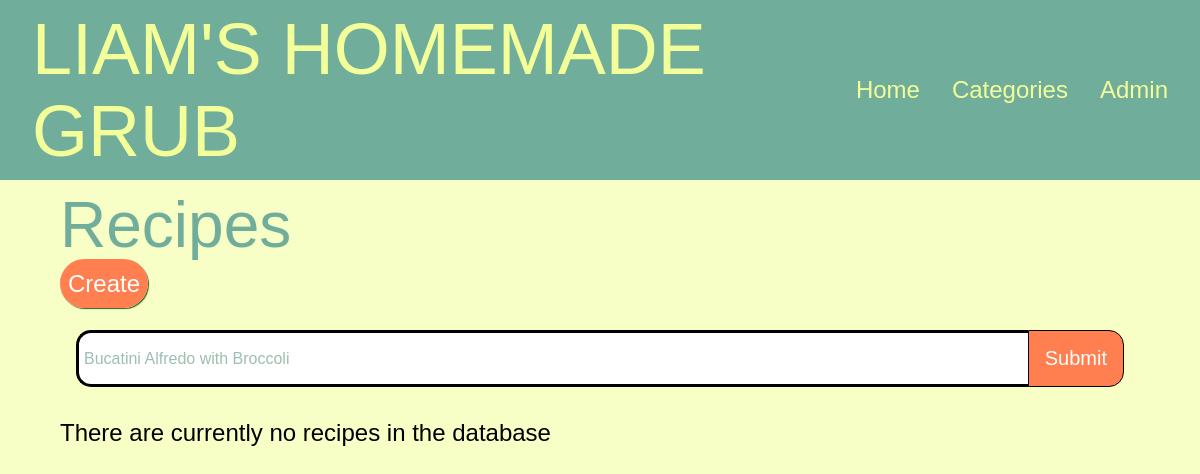
Page /admin/recipes/index.php?keyword=Bucatini Alfredo with Broccoli on the earlier database version.
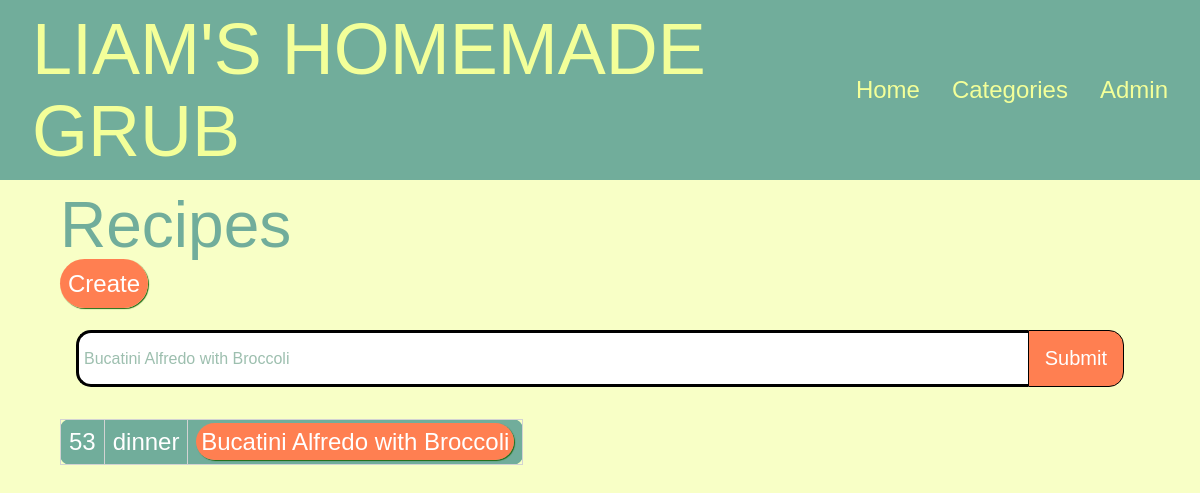
Same page on the later database version.
### tables this page shows
CREATE TABLE `recipes` (
  `id` int(11) NOT NULL,
  `file_id` int(11) NOT NULL,
  `recipe_name` varchar(250) NOT NULL,
  `category` varchar(250) NOT NULL,
  `intro` longtext NOT NULL,
  `ingredients` longtext NOT NULL,
  `description` longtext NOT NULL,
  `filename` varchar(250) NOT NULL
);

### includes/recipe_functions.php (called while the page is built, shortened)
<?php
  function search_recipe_with_keyword($keyword)
  {
      global $db_connection;
      $query = 'SELECT * ';
      $query .= 'FROM recipes ';
      $query .= ' WHERE ';
      $query .= "recipe_name LIKE '%" . $keyword . "%'";
      $query .= "OR category LIKE '%" . $keyword . "%' ";
      $query .= "OR category LIKE '%" . $keyword . "%' ";
      $query .= "OR intro LIKE '%" . $keyword . "%' ";
      $query .= "OR description LIKE '%" . $keyword . "%'";
      $result = mysqli_query($db_connection, $query);
      if ($result && $result->num_rows > 0) {
          $db_results = $result;
      } else {
          $db_results = null;
      }
      return $db_results;
  }

### components/list-recipes-admin.php (the view, shortened to what this page needs)
<table>
    <tbody>
        <?php
          while ($row = mysqli_fetch_assoc($recipes)) {
              echo '<tr>';
              echo '<td>' . $row['id'] . '</td>';
              echo '<td>' . $row['category'] . '</td>';
              echo '<td><a class="link" href="view.php?id=' . $row['id'] . '">' . $row['recipe_name'] . '</a></td>';
          }
        ?>
    </tbody>
  </table>

### global/header.php (shortened to what this page needs)
<?php
require_once __DIR__ . '/../includes/database.php';
require_once __DIR__ . '/../includes/recipe_functions.php';
?>
<!DOCTYPE html>
<html lang="en">
<head>
     <link href="<?php echo $app['url'];?>/dist/css/desktop.css" rel="stylesheet" type="text/css" media="all">
     <link href="<?php echo $app['url'];?>/dist/css/mobiletablet.css" rel="stylesheet" type="text/css" media="all">
</head>
<body style="background-color: #F8FFC6;">
     <header>
          <h1>LIAM'S HOMEMADE GRUB</h1>
          <div class="mainmenu">
               <a href="<?php echo $app['url'];?>" class="mainmenu_item">Home</a>
               <a href="<?php echo $app['url'];?>/categories/" class="mainmenu_item">Categories</a>
               <a href="<?php echo $app['url'];?>/admin/" class="mainmenu_item">Admin</a>
          </div>
     </header>
<body>

### admin/recipes/index.php (shortened to what this page needs)
<?php
include '../../global/header.php';
if (isset($_GET['keyword'])) {
    $keyword = $_GET['keyword'];
    $recipes = search_recipe_with_keyword($keyword);
} else {
    $recipes = get_recipes();
}
?>
<div class="container">
    <h1 class="body">Recipes</h1>
    <a class="btn" href="<?php echo $app['url'];?>/admin/recipes/create.php">Create</a>
    <form class="search-form" action="" method="GET">
        <input class="searchTerm" type="text" name="keyword" placeholder="Search Recipes..."
            value="<?php echo @$_GET['keyword']; ?>">
        <input class="searchButton" type="submit" value="Submit">
    </form>
    <?php
    if ($recipes) {
        include '../../components/list-recipes-admin.php';
    } else {
        echo '<p>There are currently no recipes in the database</p>';
    }
    ?>
</div>
<?php include_once __DIR__ . '../../../global/footer.php';

Differences in the rows shown:
added recipes: id "53", category "dinner", recipe_name "Bucatini Alfredo with Broccoli"
Other differences:
text no longer shown: "There are currently no recipes in the database"
